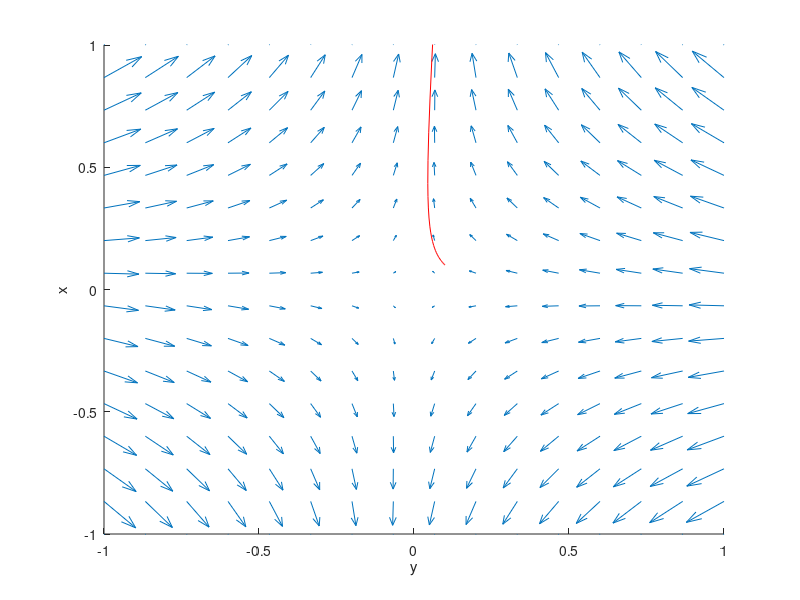

The MATLAB script that drew this image:
clear all

% parameters
a = -1;
b = 0.1;
c = 0.1;
d = 1;

% model equations
f =@(x,y) a*x + b*y; 
g =@(x,y) c*x + d*y;

[T, X] = ode45(@(t,x)[f(x(1),x(2));g(x(1),x(2))], [0,1000], [.1,.1] );

figure; hold on;
set(gca, 'xlim', [-1, 1], 'ylim', [-1, 1])
ylabel('x');
xlabel('y')

xArray = linspace(-1,1,16);
yArray = linspace(-1,1,16);

[xMesh,yMesh] = meshgrid(xArray, yArray);

% the Matlab plot command for a field of arrows is:
quiver(xMesh, yMesh, f(xMesh, yMesh), g(xMesh,yMesh))

plot(X(:,1),X(:,2),'-r')
plot(X(end,1),X(end,2), 'or')